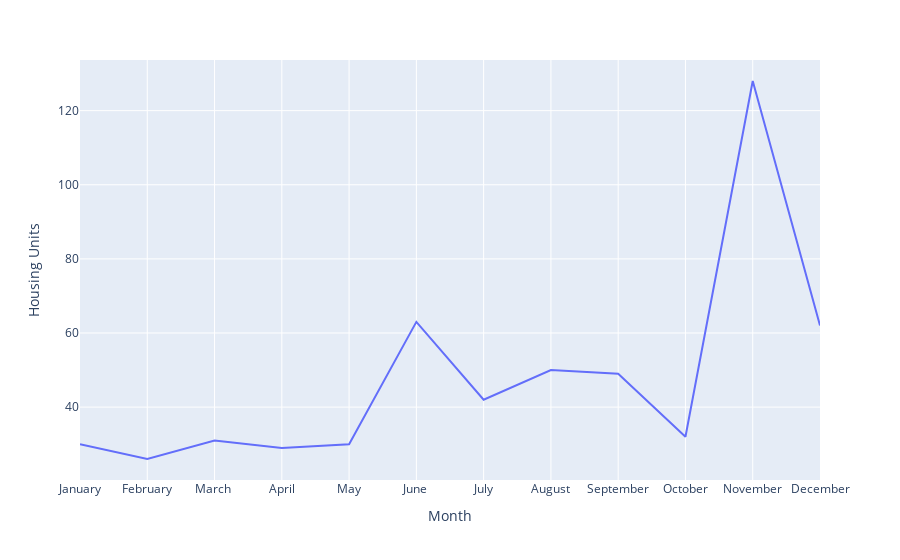

Notebook code for this chart:
### Code cell
px.line(df3[df3["Year"]==2020],x="Month", y="Housing Units",hover_data =['total_Homeless','People left Homeless','Minors left Homeless'])

### Figure 1 — Plotly figure (JSON) as saved in the notebook; plotly's stock layout.template omitted (floating-point values rounded to 4 significant figures)
{"data": [{"customdata": [[112, 72, 40], [45, 35, 10], [28, 19, 9], [29, 17, 12], [2, 2, 0], [153, 100, 53], [42, 26, 16], [93, 64, 29], [140, 98, 42], [64, 43, 21], [175, 112, 63], [67, 44, 23]], "hovertemplate": "Month=%{x}<br>Housing Units=%{y}<br>total_Homeless=%{customdata[0]}<br>People left Homeless=%{customdata[1]}<br>Minors left Homeless=%{customdata[2]}<extra></extra>", "legendgroup": "", "line": {"color": "#636efa", "dash": "solid"}, "marker": {"symbol": "circle"}, "mode": "lines", "name": "", "orientation": "v", "showlegend": false, "type": "scatter", "x": ["January", "February", "March ", "April", "May", "June ", "July", "August", "September", "October", "November", "December"], "xaxis": "x", "y": [30, 26, 31, 29, 30, 63, 42, 50, 49, 32, 128, 62], "yaxis": "y"}], "layout": {"legend": {"tracegroupgap": 0}, "margin": {"t": 60}, "xaxis": {"anchor": "y", "domain": [0, 1], "title": {"text": "Month"}}, "yaxis": {"anchor": "x", "domain": [0, 1], "title": {"text": "Housing Units"}}}}
